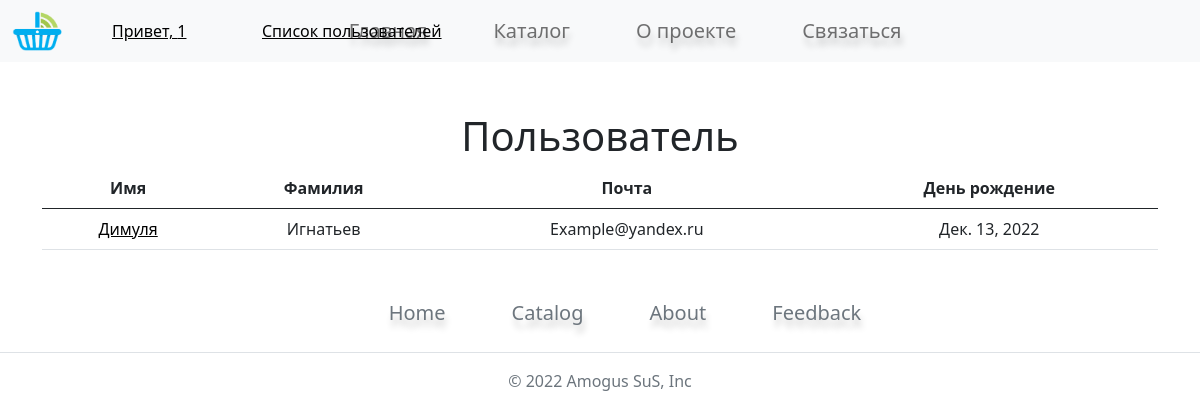
The page /auth/user_detail/3/ (signed in) on the database its author committed.
### users/models.py (models this page shows)
class CustomUser(AbstractUser):
    objects = UserManager()
    username = models.CharField(
        unique=False,
        max_length=150,
        error_messages={
            'unique': "Пользователь с таким ником уже есть"},)
    email = models.EmailField(
        'почта',
        unique=True,
        blank=False)
    password = models.CharField(
        'пароль',
        max_length=128)
    first_name = models.CharField(
        'имя',
        max_length=30,
        blank=True)
    second_name = models.CharField(
        'фамилия',
        max_length=30,
        blank=True)
    birthday = models.DateField(
        'день рождения',
        blank=True,
        null=True)
    USERNAME_FIELD = 'email'
    REQUIRED_FIELDS = ['username']
    class Meta:
        verbose_name = 'user'
        verbose_name_plural = 'users'

### users/views.py (the view)
# urls.py: path('user_detail/<int:pk>/', user_detail, name='users_detail'),
def user_detail(request, pk):
    user_object = get_object_or_404(CustomUser.objects.active(), pk=pk)
    context = {
        'user_object': user_object
    }
    return render(request, 'user/user_detail.html', context)

### users/models.py (called while the page is built)
    def active(self):
        return (
            self.get_queryset()
                .filter(is_active=True))

### templates/user/user_detail.html
{% extends 'main.html' %}
{% block content %}
<section>
        <div class='container'>
    {% if user.is_staff or user.is_superuser %}
                <h1>Пользователь</h1>
                <table class="table">
                    <thead>
                    <tr>
                        <th scope="col">Имя</th>
                        <th scope="col">Фамилия</th>
                        <th scope="col">Почта</th>
                        <th scope="col">День рождение</th>
                    </tr>
                    </thead>
                    <tbody>
                            <tr>
                                <td>
                                    <a class='users' href="/auth/user/{{user_object.id}}">{{user_object.first_name}}</a>
                                </td>
                                <td>
                                    {{ user_object.second_name }}
                                </td>
                                <td>
                                    {{ user_object.email }}
                                </td>
                                <td>
                                    {{ user_object.birthday }}
                                </td>
                            </tr>
                    </tbody>
                </table>
    {% else %}
    <section>
        <div class='container'>
            <p>Вы не <b>staff</b>, чтоб просматривать пользователей</p>
    {% endif %}
    </div>
</section>
{% endblock content %}

### templates/includes/header.html (shortened to what this page needs)
{% load static %}
<header>
   <nav class="navbar navbar-expand-lg navbar-light bg-light">
      <div class="container-fluid">
         <img src="{% static "img/1.png" %}" alt="Если вы это читаете, то видимо что-то пошло не так" width="50" height="40" class='startimg'>
         {% if user.is_authenticated %}
            <a href='/auth/profile/' class='name'>Привет, {{ user.username }} </a>
         {% else %}
            <a href="/auth/login/" class='name'>Войти</a>
         {% endif %}
         {% if user.is_staff %}
            <a class="name_two" href='/auth/user_list/'>Список пользователей</a>
         {% endif %}
         <div class="collapse navbar-collapse" id="navbarNav">
            <ul class="navbar-nav">
               <li class="nav-item">
                  {% with request.resolver_match.url_name as view_name %}
                  <a class="nav-link {% if view_name == "homepage" %} active {% endif %}" href={% url "homepage:homepage"%}>Главная</a>
               </li>
               <li class="nav-item">
                  <a class="nav-link {% if view_name == "catalog" %} active {% endif %}" href={% url "catalog:catalog"%}>Каталог</a>
               </li>
               <li class="nav-item">
                  <a class="nav-link {% if view_name == "about" %} active {% endif %}" href={% url "about:about"%}>О проекте</a>
               </li>
               <li class="nav-item">
                  <a class="nav-link {% if view_name == "feedback" %} active {% endif %}" href={% url "feedback:feedback"%}>Связаться</a>
               </li>
                  {% endwith %}
            </ul>
         </div>
      </div>
   </nav>
</header>

### static_dev/css/br.css (style rules this page uses)
.container { text-align: center; margin-top: 50px; }
.navbar-nav { margin: auto; }
.nav-item { margin-left: 50px; }
.nav-link { font-size:15pt; text-shadow: 2px 8px 6px rgba(0,0,0,0.2), 0px -5px 35px rgba(255,255,255,0.3); color:red; }
.name { color: black; }
.startimg { position: absolute; }
.name { margin-left: 100px; position: absolute; }
a.name_two { margin-left: 250px; position: absolute; color:black; }
.users { color:black; }

### rows shown on the page
CustomUser: username "1"
CustomUser: first_name "Димуля", second_name "Игнатьев", email "Example@yandex.ru", birthday "Дек. 13, 2022"
